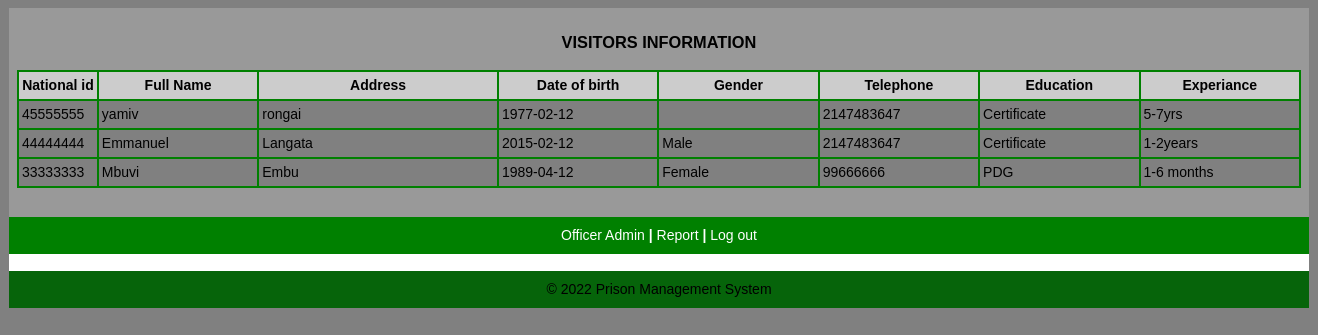
The app's page /officer/viewofficer.php with its own data.
### tables this page shows
CREATE TABLE officerdetails
  (
    id varchar(16) NOT NULL,
    fullname varchar(30) NOT NULL,
    address varchar(30) NOT NULL,
    dateofbirth varchar(30) NOT NULL,
    gender varchar(30) NOT NULL,
    telephone int(30) NOT NULL,
    education varchar(30) NOT NULL,
    experience varchar(30) NOT NULL,
    PRIMARY KEY (id)
  );

### officer/viewofficer.php (the view, shortened to what this page needs)
<!DOCTYPE html>
<html lang="en">
<head>
  <link rel="stylesheet" media="screen" href="login.css">
</head>
<body>
  <table align='center' border='0' bgcolor='green' width='1300' cellpadding='8' cellspacing='0' height='200'>
    <tr>
      <td bgcolor='#999999' valign='center'>
        <?php
        $host = "localhost";
        $username = "root";
        $password = "";
        $db_name = "prison_system";
        $tbl_name = "officerdetails";
        $con = mysqli_connect($host, $username, $password, $db_name);
        $sel = mysqli_query($con, "SELECT * from $tbl_name ORDER BY id DESC LIMIT 0,7");
        echo "<table align='center' width='100%' bgcolor='GREEN' border='0' bgcolor='green' cellpadding='3' cellspacing='2' bgcolor='silver'>
<caption><h3>VISITORS INFORMATION</h3></caption>
<tr bgcolor='#CCCCCC'>
<th width='3%'>National id</th>
<th width='10%'>Full Name</th>
<th width='15%'>Address</th>
<th width='10%'>Date of birth</th>
<th width='10%'>Gender</th>
<th width='10%'>Telephone</th>
<th width='10%'>Education</th>
<th width='10%'>Experiance</th>
</tr>";
        while ($row = mysqli_fetch_array($sel)) {
          echo "<tr bgcolor='grey'>";
          echo  "<td width='3%'>" . $row['id'] . "</td>";
          echo  "<td width='7%'>" . $row['fullname'] . "</td>";
          echo  "<td width='10%'>" . $row['address'] . "</td>";
          echo  "<td width='10%'>" . $row['dateofbirth'] . "</td>";
          echo  "<td width='10%'>" . $row['gender'] . "</td>";
          echo  "<td width='3%'>" . $row['telephone'] . "</td>";
          echo  "<td width='10%'>" . $row['education'] . "</td>";
          echo  "<td width='10%'>" . $row['experience'] . "</td>";
          echo "</tr>";
        }
        echo "</table>";
        ?>
        <br />
      </td>
    </tr>
    <tr>
      <td align="center" bgcolor='green'><a href="officerpanel.php" target="_parent">Officer Admin <b>|</b></a>
        <a href="../admin/officereport.php" target="_parent">Report <b>|</b></a>
        <a href="../index.php" target="_parent">Log out</a>
      </td>
    </tr>
    <tr>
      <td align='center' bgcolor='white' height='1'>
        <?php
        include("footer.php");
        ?>
      </td>
    </tr>
  </table>
</body>
</html>

### officer/login.css (style rules this page uses)
body { font: 14px/21px "Lucida Sans", "Lucida Grande", "Lucida Sans Unicode", sans-serif; background: gray; }
a { color: #fff; text-decoration: none; }

### records on screen
officerdetails: id "45555555", fullname "yamiv", address "rongai", dateofbirth "1977-02-12", telephone "2147483647", education "Certificate", experience "5-7yrs"
officerdetails: id "44444444", fullname "Emmanuel", address "Langata", dateofbirth "2015-02-12", gender "Male", telephone "2147483647", education "Certificate", experience "1-2years"
officerdetails: id "33333333", fullname "Mbuvi", address "Embu", dateofbirth "1989-04-12", gender "Female", telephone "99666666", education "PDG", experience "1-6 months"
